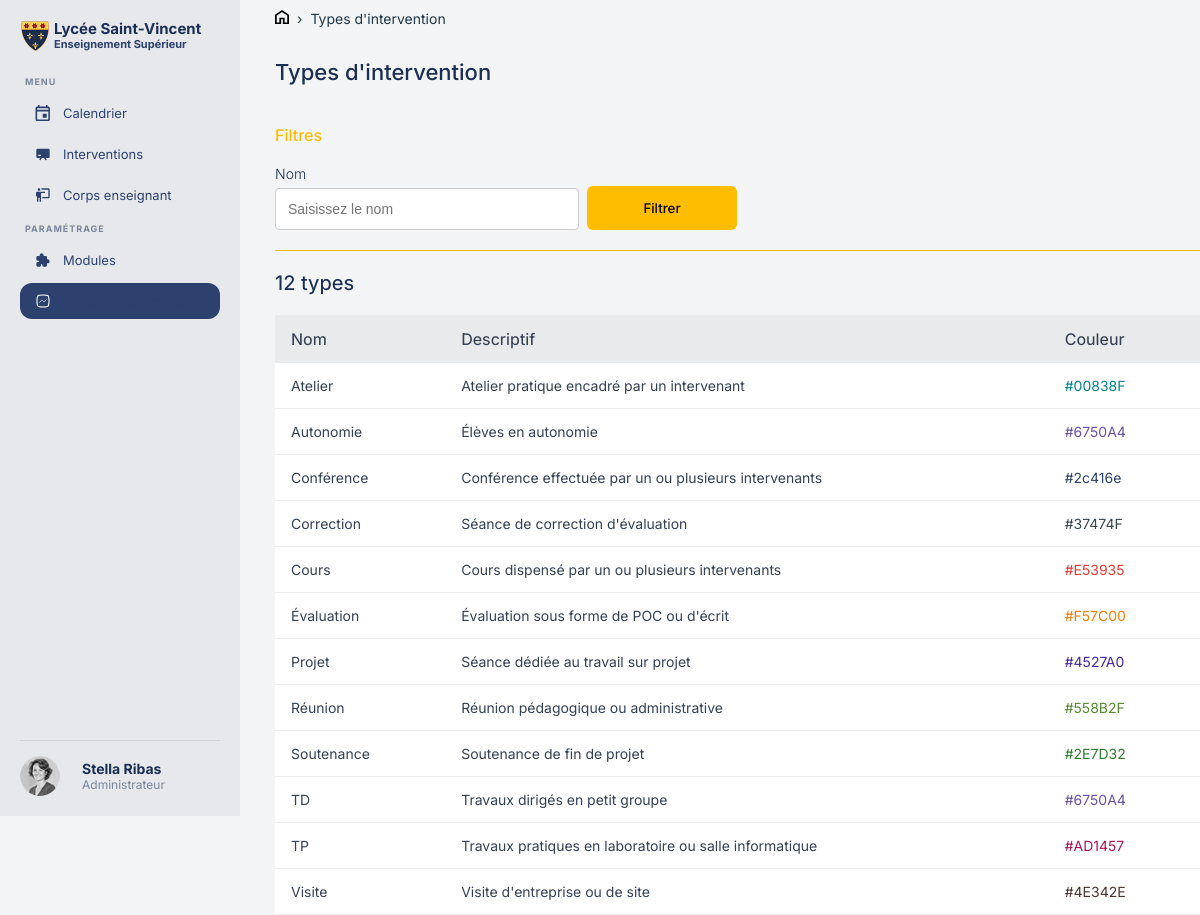
The page /type_intervention.php on the database as committed earlier.
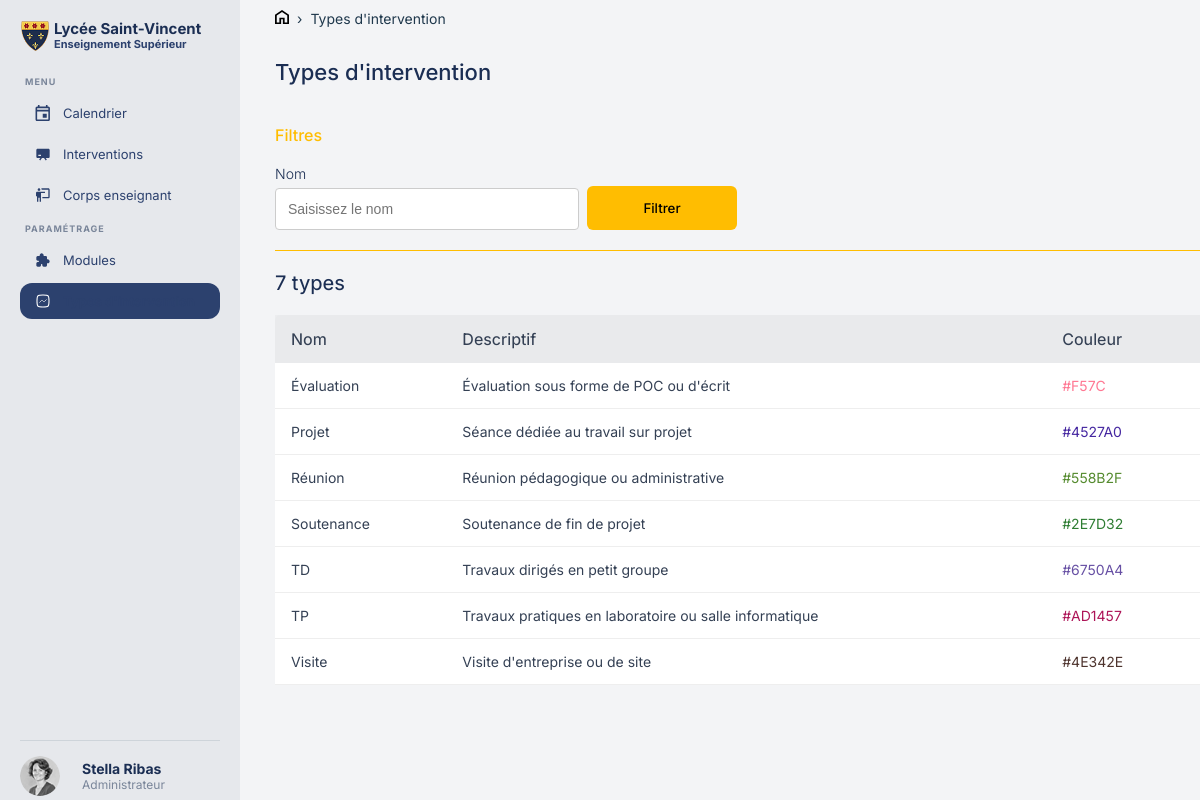
The same page on the database as committed later.
### tables this page shows
CREATE TABLE IF NOT EXISTS `intervention_type` (
  `id` int NOT NULL AUTO_INCREMENT,
  `name` varchar(255) NOT NULL,
  `description` text NOT NULL,
  `color` varchar(20) NOT NULL,
  PRIMARY KEY (`id`)
);

### database/requetetypeintervention.php (called while the page is built)
<?php
$filtre_nom = isset($_POST['nom']) ? trim($_POST['nom']) : '';
if ($filtre_nom !== '') {
    $stmt = $pdo->prepare("SELECT * FROM intervention_type WHERE name LIKE ? ORDER BY name ASC");
    $stmt->execute(['%' . $filtre_nom . '%']);
} else {
    $stmt = $pdo->query("SELECT * FROM intervention_type ORDER BY name ASC");
}
$types = $stmt->fetchAll(PDO::FETCH_ASSOC);
$nb_types = count($types);

### public/type_intervention.php (the view, shortened to what this page needs)
<?php
require_once '../fonctions/db.php';
require_once '../database/requetetypeintervention.php'
?>
<!DOCTYPE html>
<html lang="fr">
<head>
    <link rel="stylesheet" href="assets/css/header.css">
    <link rel="stylesheet" href="assets/css/typeintervention.css">
</head>
<body class="pageintervention">
<div class="page">
    <?php require_once '../inclus/header.php'; ?>
    <main class="contenu">
        <nav class="fil">
            <a href="index.php"><img src="assets/images/Home.svg"></a>
            <span>›</span>
            <a href="type_intervention.php">Types d'intervention</a>
        </nav>
        <div class="entete-page">
            <p class="titre-principal">Types d'intervention</p>
        </div>
        <section class="bloc-filtre">
            <h3 class="titre-filtre">Filtres</h3>
            <form class="formulaire-filtre" method="POST" action="">
                <div class="champ">
                    <label>Nom</label>
                    <input type="text" name="nom" placeholder="Saisissez le nom"
                           value="<?= htmlspecialchars($filtre_nom) ?>">
                </div>
                <button type="submit" class="bouton-filtre">Filtrer</button>
            </form>
        </section>
        <div class="hrcouleur"></div>
        <h3><?= $nb_types ?> type<?= $nb_types > 1 ? 's' : '' ?></h3>
        <table class="table">
            <thead>
            <tr>
                <th>Nom</th>
                <th>Descriptif</th>
                <th>Couleur</th>
                <th></th>
            </tr>
            </thead>
            <tbody>
            <?php if ($nb_types === 0): ?>
                <tr>
                    <td colspan="4" class="aucun-resultat">Aucun type trouvé.</td>
                </tr>
            <?php else: ?>
                <?php foreach ($types as $type): ?>
                    <tr>
                        <td><?= htmlspecialchars($type['name']) ?></td>
                        <td><?= htmlspecialchars($type['description']) ?></td>
                        <td><span style="color: <?= htmlspecialchars($type['color']) ?>"><?= htmlspecialchars($type['color']) ?></span></td>
                        <td>
                        </td>
                    </tr>
                <?php endforeach; ?>
            <?php endif; ?>
            </tbody>
        </table>
    </main>
</div>
</body>
</html>

### inclus/header.php (shortened to what this page needs)
<?php
$page_actuelle = basename($_SERVER['PHP_SELF']);
?>
<aside class="barre-gauche">
    <div class="header-logo">
        <img src="assets/images/logo.png" alt="Logo établissement" class="logo">
        <div class="text-logo">
            <p class="gros-text">Lycée Saint-Vincent</p>
            <p class="sous-titre">Enseignement Supérieur</p>
        </div>
    </div>
    <nav class="menu-navigation">
        <p class="titre-section">MENU</p>
        <ul>
            <li class="<?= ($page_actuelle == 'calendrier.php') ? 'active' : '' ?>">
                <a href="calendrier.php">
                    <img src="<?= ($page_actuelle == 'calendrier.php') ? 'assets/images/calendrier-blanc.svg' : 'assets/images/calendrier.svg' ?>" class="icon-menu">
                    Calendrier
                </a>
            </li>
            <li class="<?= ($page_actuelle == 'interventions.php') ? 'active' : '' ?>">
                <a href="interventions.php">
                    <img src="<?= ($page_actuelle == 'interventions.php') ? 'assets/images/interventions-blanc.svg' : 'assets/images/interventions.svg' ?>" class="icon-menu">
                    Interventions
                </a>
            </li>
            <li class="<?= ($page_actuelle == 'corps_enseignant.php') ? 'active' : '' ?>">
                <a href="corps_enseignant.php">
                    <img src="<?= ($page_actuelle == 'corps_enseignant.php') ? 'assets/images/corps_enseignant-blanc.svg' : 'assets/images/corps_enseignant.svg' ?>" class="icon-menu">
                    Corps enseignant
                </a>
            </li>
        </ul>
        <p class="titre-section">PARAMÉTRAGE</p>
        <ul>
            <li class="<?= ($page_actuelle == 'modules.php') ? 'active' : '' ?>">
                <a href="modules.php">
                <img src="<?= ($page_actuelle == 'modules.php') ? 'assets/images/module-blanc.svg' : 'assets/images/module.svg' ?>" class="icon-menu">
                Modules
                </a>
            </li>
            <li class="<?= ($page_actuelle == 'type_intervention.php') ? 'active' : '' ?>">
                <a href="type_intervention.php">
                    <img src="<?= ($page_actuelle == 'type_intervention.php') ? 'assets/images/typeintervention-blanc.svg' : 'assets/images/typeintervention.svg' ?>" class="icon-menu">
                </a>
            </li>
        </ul>
    </nav>
    <div class="profil-utilisateur">
        <img src="assets/images/Stella_Ribas-PDP.png" alt="Avatar" class="avatar">
        <div class="infos-utilisateur">
            <p class="nom">Stella Ribas</p>
            <p class="role">Administrateur</p>
        </div>
    </div>
</aside>

### public/assets/css/header.css (style rules this page uses)
html, body { margin: 0; padding: 0; overflow-x: hidden; box-sizing: border-box; font-family: 'Inter', sans-serif; background-color: #f3f4f6; color: #1b2e53; }
.page { display: flex; min-height: 100vh; }
.barre-gauche { width: 200px; max-width: 200px; overflow-x: hidden; overflow-y: auto; display: flex; flex-direction: column; background: #e6e8ec; padding: 20px; height: 97vh; position: fixed; left: 0; top: 0; }
.header-logo { display: flex; align-items: center; margin-bottom: 15px; }
.logo { width: 30px; height: 30px; object-fit: contain; }
.gros-text { font-size: 15px; font-weight: bold; color: #1b2e53; line-height: 1.2; margin: 0; }
.sous-titre { font-size: 11px; font-weight: bold; color: #2c416e; margin: 0; line-height: 1.2; }
.text-logo { display: block; padding-left: 4px; }
.menu-navigation { flex-grow: 1; }
.titre-section { font-size: 9px; font-weight: bold; color: #7a869a; margin: 10px 0 8px 5px; text-transform: uppercase; letter-spacing: 1px; }
.menu-navigation ul { list-style: none; padding: 0; margin: 0; }
.menu-navigation a { display: flex; align-items: center; text-decoration: none; color: #2c416e; font-size: 13px; padding: 10px 15px; border-radius: 8px; margin-bottom: 5px; transition: all 0.2s ease; }
.icon-menu { height: 16px; width: 16px; min-width: 16px; margin-right: 12px; flex-shrink: 0; z-index: 1000; }
.menu-navigation li.active a { background-color: #2c416e; border-radius: 12px; font-weight: bold; }
.profil-utilisateur { display: flex; align-items: center; padding-top: 15px; border-top: 1px solid #ced4da; margin-top: auto; gap: 10px; }
.avatar { width: 40px; height: 40px; border-radius: 50%; margin-right: 12px; object-fit: cover; }
.nom { font-size: 14px; font-weight: bold; color: #1b2e53; margin: 0; }
.role { font-size: 12px; color: #7a869a; margin: 0; }

### public/assets/css/typeintervention.css (style rules this page uses)
.contenu { margin-left: 275px; flex: 1; min-height: 100vh; }
.fil { display: flex; align-items: center; gap: 8px; font-size: 14px; color: #1F384C; margin-bottom: 10px; margin-top: 10px; }
.fil a { color: #1F384C; text-decoration: none; }
.titre-principal { font-size: 22px; font-weight: 500; margin-bottom: 40px; }
.bloc-filtre { max-width: 500px; }
.titre-filtre { font-size: 16px; font-weight: 500; color: #FFBD01; margin-bottom: 20px; }
.formulaire-filtre { display: flex; flex-direction: row; align-items: center; gap: 8px; }
.champ { display: flex; flex-direction: column; margin-bottom: 20px; }
.champ label { font-size: 14px; margin-bottom: 6px; font-weight: 300; }
.champ input { padding: 12px; border: 1px solid #ccc; border-radius: 4px; font-size: 14px; width: 278px; outline: none; }
.bouton-filtre { width: 150px; height: 44px; background: #FFBD01; color: black; font-weight: 500; border: none; border-radius: 6px; cursor: pointer; font-family: 'Inter', sans-serif; }
.hrcouleur { height: 1px; background-color: #FFBD01; width: 1150px; }
h3 { margin-top: 20px; font-weight: 450; font-size: 20px; }
table { background-color: rgba(232, 233, 236, 0.6); width: 1150px; height: 60px; border-radius: 5px; margin-top: 15px; }
th { color: #344054; font-weight: 450; }
.entete-page { display: flex; justify-content: space-between; align-items: center; margin-bottom: 40px; }
.titre-principal { font-size: 22px; font-weight: 500; margin-bottom: 0; }
table { border-collapse: collapse; }
thead tr { background-color: rgba(232, 233, 236, 0.6); }
tbody tr { background-color: white; border-bottom: 1px solid #eee; transition: background 0.15s; }
td { padding: 14px 16px; font-size: 14px; color: #344054; }
th { padding: 14px 16px; text-align: left; }

Rows that differ between the two databases and show on the page:
removed intervention_type: name "Atelier", description "Atelier pratique encadré par un intervenant", color "#00838F"
removed intervention_type: name "Autonomie", description "Élèves en autonomie", color "#6750A4"
removed intervention_type: name "Conférence", description "Conférence effectuée par un ou plusieurs intervenants", color "#2c416e"
removed intervention_type: name "Correction", description "Séance de correction d'évaluation", color "#37474F"
removed intervention_type: name "Cours", description "Cours dispensé par un ou plusieurs intervenants", color "#E53935"
changed intervention_type "Évaluation": color "#F57C00" → "#F57C"
Other text that changed with them:
$nb_types: "12" → "7"
